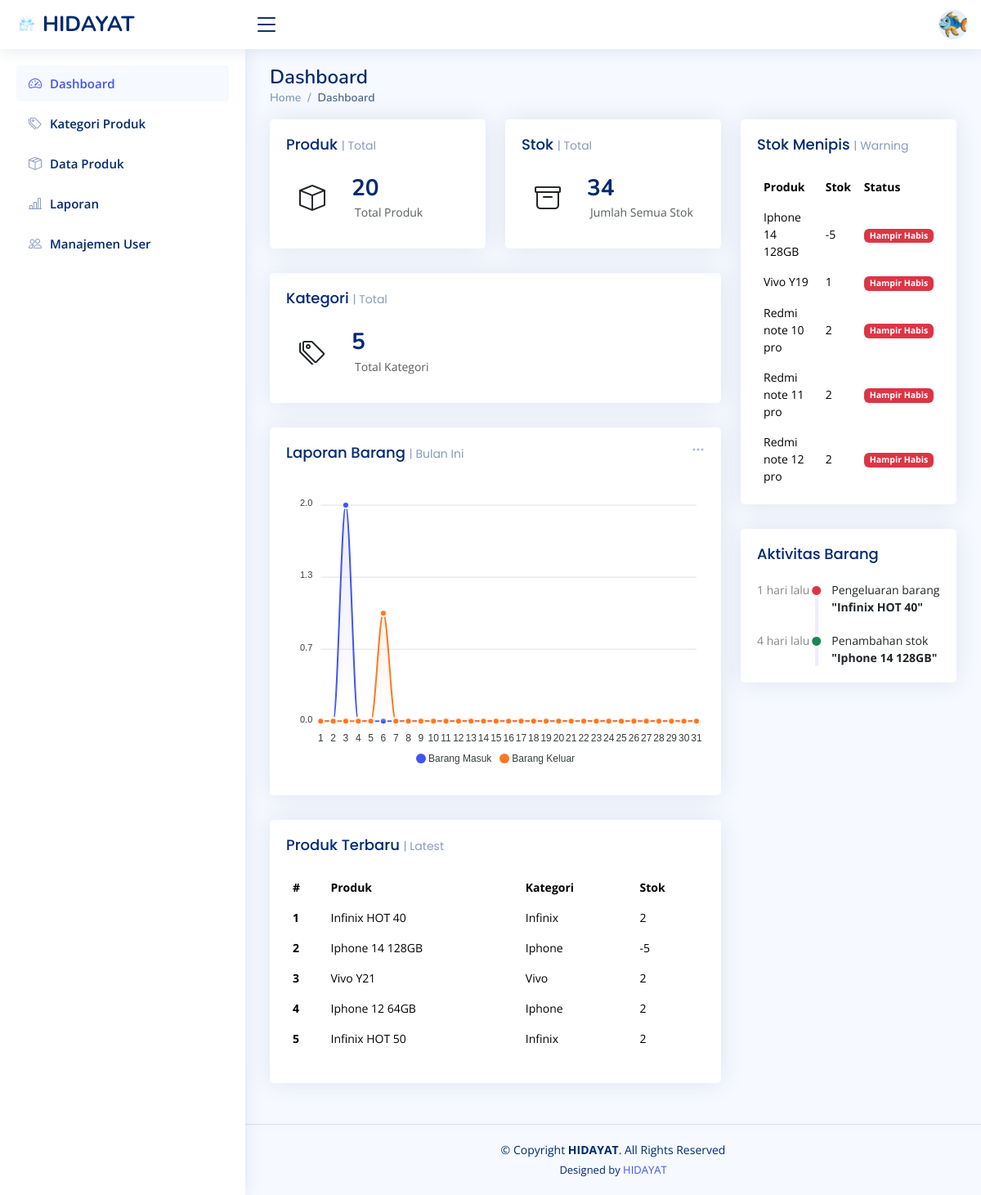
Screenshot of /index.php (signed in) with the database file from the repository.
### tables this page shows
CREATE TABLE `products` (
  `id` int(11) NOT NULL,
  `category_id` int(11) DEFAULT NULL,
  `product_code` varchar(50) DEFAULT NULL,
  `product_name` varchar(150) DEFAULT NULL,
  `stock` int(11) NOT NULL DEFAULT 0,
  `min_stock` int(11) NOT NULL DEFAULT 5,
  `price` int(11) DEFAULT NULL,
  `gambar` varchar(255) NOT NULL,
  `created_at` timestamp NOT NULL DEFAULT current_timestamp() ON UPDATE current_timestamp(),
  `updated_at` timestamp NOT NULL DEFAULT current_timestamp()
);

CREATE TABLE `categories` (
  `id` int(11) NOT NULL,
  `kd_kat` varchar(16) NOT NULL,
  `category_name` varchar(100) NOT NULL
);

CREATE TABLE `stock_logs` (
  `id` int(11) NOT NULL,
  `product_id` int(11) DEFAULT NULL,
  `change_type` enum('ADD','EDIT','REDUCE') DEFAULT NULL,
  `qty` int(11) DEFAULT NULL,
  `stock_before` int(11) DEFAULT NULL,
  `stock_after` int(11) DEFAULT NULL,
  `note` varchar(255) DEFAULT NULL,
  `created_at` timestamp NOT NULL DEFAULT current_timestamp(),
  `created_by` int(11) DEFAULT NULL
);

### index.php (the view, shortened to what this page needs)
<?php
include "koneksi.php";
$q_produk = mysqli_query($conn, "SELECT COUNT(*) as total_produk FROM products");
$data_produk = mysqli_fetch_assoc($q_produk);
$q_stok = mysqli_query($conn, "SELECT SUM(stock) as total_stok FROM products");
$data_stok = mysqli_fetch_assoc($q_stok);
$q_kategori = mysqli_query($conn, "SELECT COUNT(*) as total_kategori FROM categories");
$data_kategori = mysqli_fetch_assoc($q_kategori);
$query = mysqli_query($conn, "
    SELECT p.product_name, p.stock, c.category_name
    FROM products p
    JOIN categories c ON p.category_id = c.id
    ORDER BY p.created_at DESC
    LIMIT 5
");
$q_menipis = mysqli_query($conn, "
    SELECT product_name, stock, min_stock
    FROM products
    WHERE stock <= min_stock
    ORDER BY stock ASC
    LIMIT 5
");
$q_aktivitas = mysqli_query($conn, "
    SELECT sl.*, p.product_name, u.name as user_name
    FROM stock_logs sl
    JOIN products p ON sl.product_id = p.id
    JOIN users u ON sl.created_by = u.id
    ORDER BY sl.created_at DESC
    LIMIT 5
");
function waktu_lalu(string $datetime)
{
  $selisih = time() - strtotime($datetime);
  $menit = floor($selisih / 60);
  $jam   = floor($selisih / 3600);
  $hari  = floor($selisih / 86400);
  if ($menit < 60) {
    return $menit . " menit lalu";
  } elseif ($jam < 24) {
    return $jam . " jam lalu";
  } else {
    return $hari . " hari lalu";
  }
}
?>
<?php $page = basename($_SERVER['PHP_SELF']); ?>
<!DOCTYPE html>
<html lang="en">
<head>
  <link href="assets/vendor/bootstrap/css/bootstrap.min.css" rel="stylesheet">
  <link href="assets/vendor/bootstrap-icons/bootstrap-icons.css" rel="stylesheet">
  <link href="assets/vendor/boxicons/css/boxicons.min.css" rel="stylesheet">
  <link href="assets/vendor/quill/quill.snow.css" rel="stylesheet">
  <link href="assets/vendor/quill/quill.bubble.css" rel="stylesheet">
  <link href="assets/vendor/remixicon/remixicon.css" rel="stylesheet">
  <link href="assets/vendor/simple-datatables/style.css" rel="stylesheet">
  <link href="assets/css/style.css" rel="stylesheet">
</head>
<body>
  <header id="header" class="header fixed-top d-flex align-items-center">
    <div class="d-flex align-items-center justify-content-between">
      <a href="index.php" class="logo d-flex align-items-center">
        <img src="assets/img/logo.png" alt="">
        <span class="d-none d-lg-block">HIDAYAT</span>
      </a>
      <i class="bi bi-list toggle-sidebar-btn"></i>
    </div>
    <nav class="header-nav ms-auto">
      <ul class="d-flex align-items-center">
        <li class="nav-item dropdown pe-3">
          <a class="nav-link nav-profile d-flex align-items-center pe-0"
            href="#"
            data-bs-toggle="dropdown">
            <img
              src="assets/img/ikan.png"
              alt="Profile"
              class="rounded-circle" />
          </a>
        </li>
      </ul>
    </nav>
  </header>
  <aside id="sidebar" class="sidebar">
    <ul class="sidebar-nav" id="sidebar-nav">
      <li class="nav-item">
        <a class="nav-link <?= ($page == 'index.php') ? '' : 'collapsed' ?>" href="index.php">
          <i class="bi bi-speedometer2"></i>
          <span>Dashboard</span>
        </a>
      </li>
      <li class="nav-item">
        <a class="nav-link <?= ($page == 'kategori_produk.php') ? '' : 'collapsed' ?>" href="kategori_produk.php">
          <i class="bi bi-tags"></i>
          <span>Kategori Produk</span>
        </a>
      </li>
      <li class="nav-item">
        <a class="nav-link <?= ($page == 'data_produk.php') ? '' : 'collapsed' ?>" href="data_produk.php">
          <i class="bi bi-box-seam"></i>
          <span>Data Produk</span>
        </a>
      </li>
      <li class="nav-item">
        <a class="nav-link <?= ($page == 'laporan.php') ? '' : 'collapsed' ?>" href="laporan.php">
          <i class="bi bi-bar-chart-line"></i>
          <span>Laporan</span>
        </a>
      </li>
      <li class="nav-item">
        <a class="nav-link <?= ($page == 'user.php') ? '' : 'collapsed' ?>" href="user.php">
          <i class="bi bi-people"></i>
          <span>Manajemen User</span>
        </a>
      </li>
    </ul>
  </aside>
  <main id="main" class="main">
    <div class="pagetitle">
      <h1>Dashboard</h1>
      <nav>
        <ol class="breadcrumb">
          <li class="breadcrumb-item"><a href="index.php">Home</a></li>
          <li class="breadcrumb-item active">Dashboard</li>
        </ol>
      </nav>
    </div>
    <section class="section dashboard">
      <div class="row">
        <div class="col-lg-8">
          <div class="row">
            <div class="col-xxl-4 col-md-6">
              <div class="card info-card">
                <div class="card-body">
                  <h5 class="card-title">Produk <span>| Total</span></h5>
                  <div class="d-flex align-items-center">
                    <div class="card-icon rounded-circle d-flex align-items-center justify-content-center">
                      <i class="bi bi-box"></i>
                    </div>
                    <div class="ps-3">
                      <h6><?= $data_produk['total_produk']; ?></h6>
                      <span class="text-muted small pt-2 ps-1">Total Produk</span>
                    </div>
                  </div>
                </div>
              </div>
            </div>
            <div class="col-xxl-4 col-md-6">
              <div class="card info-card">
                <div class="card-body">
                  <h5 class="card-title">Stok <span>| Total</span></h5>
                  <div class="d-flex align-items-center">
                    <div class="card-icon rounded-circle d-flex align-items-center justify-content-center">
                      <i class="bi bi-archive"></i>
                    </div>
                    <div class="ps-3">
                      <h6><?= $data_stok['total_stok'] ?? 0; ?></h6>
                      <span class="text-muted small pt-2 ps-1">Jumlah Semua Stok</span>
                    </div>
                  </div>
                </div>
              </div>
            </div>
            <div class="col-xxl-4 col-md-12">
              <div class="card info-card">
                <div class="card-body">
                  <h5 class="card-title">Kategori <span>| Total</span></h5>
                  <div class="d-flex align-items-center">
                    <div class="card-icon rounded-circle d-flex align-items-center justify-content-center">
                      <i class="bi bi-tags"></i>
                    </div>
                    <div class="ps-3">
                      <h6><?= $data_kategori['total_kategori']; ?></h6>
                      <span class="text-muted small pt-2 ps-1">Total Kategori</span>
                    </div>
                  </div>
                </div>
              </div>
            </div>
            <div class="col-12">
              <div class="card">
                <div class="filter">
                  <a class="icon" href="#" data-bs-toggle="dropdown">
                    <i class="bi bi-three-dots"></i>
                  </a>
                </div>
                <div class="card-body">
                  <h5 class="card-title">Laporan Barang <span>| Bulan Ini</span></h5>
                  <div id="reportsChart"></div>
                </div>
              </div>
            </div>
            <div class="col-12">
              <div class="card recent-sales overflow-auto">
                <div class="card-body">
                  <h5 class="card-title">Produk Terbaru <span>| Latest</span></h5>
                  <table class="table table-borderless datatable">
                    <thead>
                      <tr>
                        <th>#</th>
                        <th>Produk</th>
                        <th>Kategori</th>
                        <th>Stok</th>
                      </tr>
                    </thead>
                    <tbody>
                      <?php
                      $no = 1;
                      while ($row = mysqli_fetch_assoc($query)) :
                      ?>
                        <tr>
                          <th><?= $no++; ?></th>
                          <td><?= $row['product_name']; ?></td>
                          <td><?= $row['category_name']; ?></td>
                          <td><?= $row['stock']; ?></td>
                        </tr>
                      <?php endwhile; ?>
                    </tbody>
                  </table>
                </div>
              </div>
            </div>
          </div>
        </div>
        <div class="col-lg-4">
          <div class="card top-selling overflow-auto">
            <div class="card-body pb-0">
              <h5 class="card-title">Stok Menipis <span>| Warning</span></h5>
              <table class="table table-borderless">
                <thead>
                  <tr>
                    <th>Produk</th>
                    <th>Stok</th>
                    <th>Status</th>
                  </tr>
                </thead>
                <tbody>
                  <?php while ($row = mysqli_fetch_assoc($q_menipis)) : ?>
                    <tr>
                      <td><?= $row['product_name']; ?></td>
                      <td><?= $row['stock']; ?></td>
                      <td>
                        <?php if ($row['stock'] == 0) : ?>
                          <span class="badge bg-danger">Habis</span>
                        <?php elseif ($row['stock'] <= ($row['min_stock'] / 2)) : ?>
                          <span class="badge bg-danger">Hampir Habis</span>
                        <?php else : ?>
                          <span class="badge bg-warning">Menipis</span>
                        <?php endif; ?>
                      </td>
                    </tr>
                  <?php endwhile; ?>
                </tbody>
              </table>
            </div>
          </div>
          <div class="card">
            <div class="card-body">
              <h5 class="card-title">Aktivitas Barang</h5>
              <div class="activity">
                <?php while ($row = mysqli_fetch_assoc($q_aktivitas)) :
                  if ($row['change_type'] == 'ADD') {
                    $text = "Penambahan stok";
                    $color = "text-success";
                  } elseif ($row['change_type'] == 'REDUCE') {
                    $text = "Pengeluaran barang";
                    $color = "text-danger";
                  } else {
                    $text = "Perubahan stok";
                    $color = "text-primary";
                  }
                ?>
                  <div class="activity-item d-flex">
                    <div class="activite-label">
                      <?= waktu_lalu($row['created_at']); ?>
                    </div>
                    <i class="bi bi-circle-fill activity-badge <?= $color ?> align-self-start"></i>
                    <div class="activity-content">
                      <?= $text; ?>
                      <span class="fw-bold text-dark">
                        "<?= $row['product_name']; ?>"
                      </span>
                    </div>
                  </div>
                <?php endwhile; ?>
              </div>
            </div>
          </div>
        </div>
      </div>
    </section>
  </main>
  <footer id="footer" class="footer">
    <div class="copyright">
      &copy; Copyright <strong><span>HIDAYAT</span></strong>. All Rights Reserved
    </div>
    <div class="credits">
      Designed by <a href="https://www.instagram.com/ddyttt21">HIDAYAT</a>
    </div>
  </footer>
</body>
</html>

### rows the page displays
products: product_name "Infinix HOT 40", category.category_name "Infinix", stock "2"
products: product_name "Iphone 14 128GB", category.category_name "Iphone", stock "-5", min_stock "Hampir Habis"
products: product_name "Vivo Y21", category.category_name "Vivo", stock "2"
products: product_name "Iphone 12 64GB", category.category_name "Iphone", stock "2"
products: product_name "Infinix HOT 50", category.category_name "Infinix", stock "2"
products: product_name "Vivo Y19", stock "1", min_stock "Hampir Habis"
products: product_name "Redmi note 10 pro", stock "2", min_stock "Hampir Habis"
products: product_name "Redmi note 11 pro", stock "2", min_stock "Hampir Habis"
products: product_name "Redmi note 12 pro", stock "2", min_stock "Hampir Habis"
stock_logs: created_at "1 hari lalu", change_type "Pengeluaran barang", product.product_name "Infinix HOT 40"
stock_logs: created_at "4 hari lalu", change_type "Penambahan stok", product.product_name "Iphone 14 128GB"

### other values shown
$data_produk['total_produk'] "20"
$data_stok['total_stok'] "34"
$data_kategori['total_kategori'] "5"
